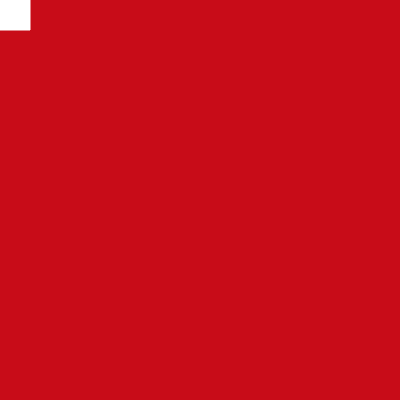
Frame 1 (no input)
Frame 60 (no input): identical to frame 1, image omitted
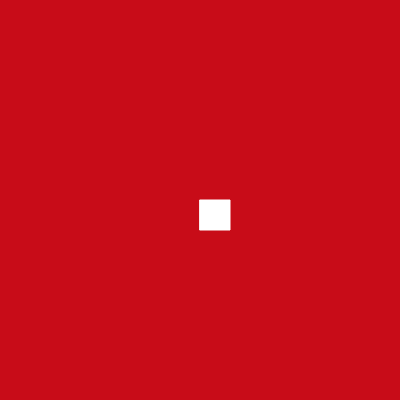
Frame 120 (the mouse pressed at the canvas centre since frame 60)

The p5.js sketch that drew these frames (run headless with seeded random() and noise() and a simulated clock; from frame 60 on, the mouse is pressed at the canvas centre):

// p5.js sketch
// ── sketch.js
/* Variables declared out side the scope
i.e., {} --> these thingys, are global variables*/ 

var bgRed = 200;
var bgGreen = 12;

// A varibale can be just declared with out assigning a value.
// But a value needs to be assigned later on
// bgBlue declared here
var bgBlue;

function setup() {
  createCanvas(400, 400);

  /* Variables declared in setup have scope with in setup
  -Meaning they are local variables not availabe to any functions
  outside setup 
  
  -*/
  /*
  If this not done, there is no error raised, but the
  sketch doesn't load
  A value assigned to bgBlue
  */
  
  bgBlue = 24;
  // These are local variables
  /*var bgRed = 200;
  var bgGreen = 12;
  var bgBlue = 24;*/
  
}

function draw() {
  /*
  When tried to access local varibale out side the scope,
  it gives "Uncaught ReferenceError: Variable is not defined"
  */
  background(bgRed,bgGreen,bgBlue);

  // Basic drawing with build-in mouse vaiables
  // mouseX and mouseY define the width and height of the shape here
  stroke(255);
  //RECTANGLE
  //rect(20,20,mouseX,mouseY);

  //ELLIPSE
  //ellipse(width/2, height/2, mouseX, mouseY);

  //SUGGESTED EXERCISE
  rect(mouseX, mouseY, 30,30);
}

/* PRE DEFINED VARIABLES

NUMBER
- width - Width (in pixels) of sketch window
- height - Height (in pixels) of sketch window
- frameCount - No. of frames displayed
- frameRate - FPS (Usually at 60 FPS)
- windowWidth - width of the browser window
- windowHeight - height of the browser window
- key - Most recent key pressed on the keyboard
- keyCode - Numeric code for the key pressed on keyboard in ASCII
- mouseX - x position of the mouse cursor
- mouseY - y position of the mouse cursor

BOOLEAN
- keyIsPressed - Is a key pressed? true/false
- mouseIsPressed - Is the mouse pressed? 

Misc
- mouseButton - Which mouse button is pressed?
                LEFT, CENTER or RIGHT?
*/
